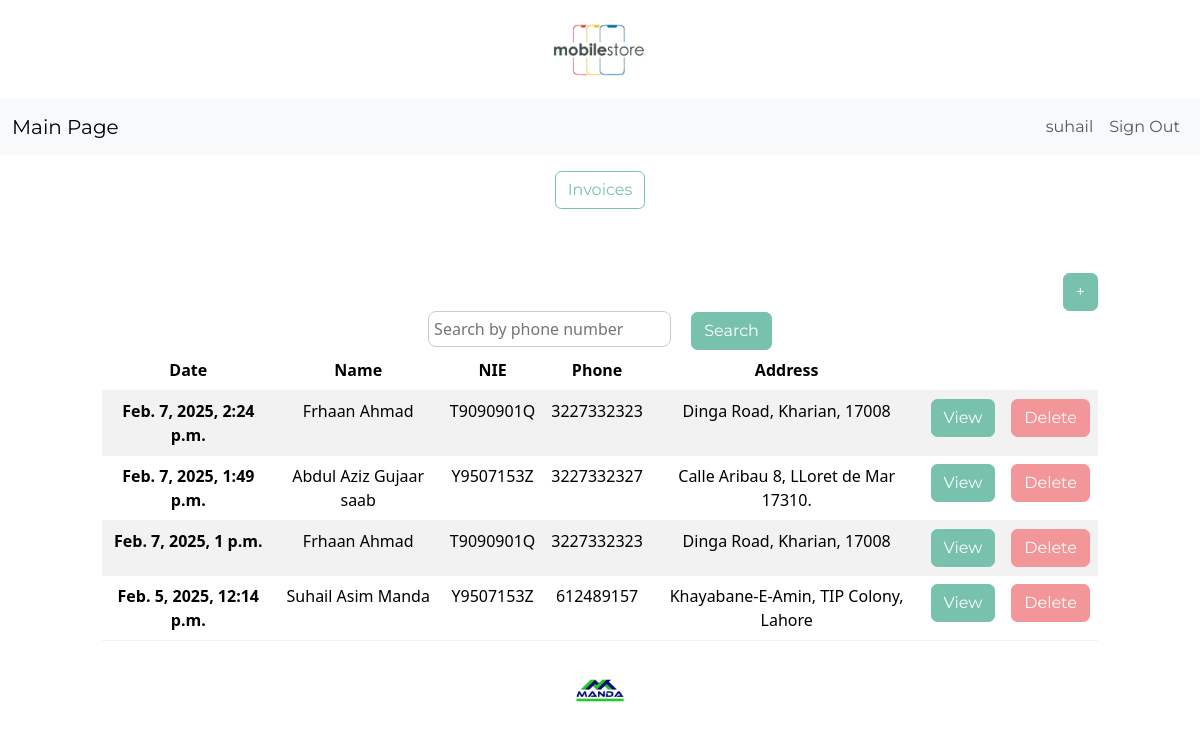
The page /dashboard5/ (signed in) on the database its author committed.
### inventory/models.py (models this page shows, shortened)
class CustInvoiceData(models.Model):
	customer = models.ForeignKey(CustomerData, on_delete=models.CASCADE)
	phone = models.IntegerField()
	nif = models.CharField(max_length=35, default=0)
	address = models.CharField (max_length=50)
	total_before_iva = models.DecimalField(max_digits=12, decimal_places=2, default=0.00)  # Invoice total before tax
	total_after_iva = models.DecimalField(max_digits=12, decimal_places=2, default=0.00)   # Invoice total after tax
	datein = models.DateTimeField(auto_now_add=True)
	user = models.ForeignKey(User, on_delete=models.CASCADE, blank=True, null=True)

class CustomerData(models.Model):
	cname = models.CharField(max_length=50)
	cnie = models.CharField(max_length=20)
	cphone = models.IntegerField()
	caddress = models.CharField (max_length=50)
	datec = models.DateTimeField(auto_now_add=True)
	user = models.ForeignKey(User, on_delete=models.CASCADE)
	def __str__(self):
		return self.cname

### inventory/views.py (the view)
# urls.py: path('dashboard5/', Dashboard5.as_view(), name='dashboard5'),
class Dashboard5(LoginRequiredMixin, View):
    def get(self, request):
        today = datetime.now()
        first_day_of_month = today.replace(day=1)
        query = request.GET.get("phone", "")
        query = unquote(query).strip()
        if query:
            invoices = CustInvoiceData.objects.filter(phone__icontains=query)
        else:
            invoices = CustInvoiceData.objects.filter(
    			user=self.request.user.id
			).order_by("-id")[:10]  # Order by descending 'id' and limit to 10
        context = {
            "invoices": invoices,
        }
        return render(request, "inventory/dashboard5.html", context)

### inventory/templates/inventory/dashboard5.html (shortened to what this page needs)
{% extends 'inventory/base.html' %}
{% block content %}
<a href="{% url 'index' %}" class="btn btn-outline-primary my-3 mx-4">Invoices</a>
	<div class="row">
		<div class="col-md-10 col-12 mx-auto mt-5">
			<div class="d-flex justify-content-end">
				<a href="{% url 'invoiceadd' %}" class="btn btn-primary">+</a>
			</div>
<form method="get" action="{% url 'dashboard5' %}">
		<input type="text" name="phone" placeholder="Search by phone number" value="{{ request.GET.phone }}" style="border-radius: 8px; border: 1px solid #ccc; padding: 5px;" >
        <button type="submit" class="btn btn-primary ms-3">Search</button>
</form>
			<table class="table table-hover table-striped">
				<thead>
					<tr>
						<th scope="col">Date</th>
						<th scope="col">Name</th>
						<th scope="col">NIE</th>
						<th scope="col">Phone</th>
						<th scope="col">Address</th>
						<th scope="col"></th>
						<th scope="col"></th>
					</tr>
				</thead>
				<tbody>
					{% for iteminv in invoices %}
					<tr>
						<th scope="row">{{ iteminv.datein }}</th>
						<td>{{ iteminv.customer }}</td>
						<td>{{ iteminv.nif }}</td>
						<td>{{ iteminv.phone }}</td>
						<td>{{ iteminv.address }}</td>
			<td><a href="{% url 'invoice_detail' iteminv.id %}" target="_blank" class="btn btn-primary">View</a></td>
						<td><a href="{% url 'delete-inv' iteminv.id %}" class="btn btn-secondary">Delete</a></td>
					</tr>
					{% endfor %}
				</tbody>
			</table>
		</div>
	</div>
{% endblock content %}

### inventory/templates/inventory/navigation.html (shortened to what this page needs)
<nav class="navbar navbar-expand-lg bg-light">
	<div class="container-fluid">
		<a class="navbar-brand" href="{% url 'index' %}">Main Page</a>
		<div class="collapse navbar-collapse justify-content-end" id="navbarNav">
			<ul class="navbar-nav">
				{% if user.is_authenticated %}
					<li class="nav-item">
						<a class="nav-link" href="#">{{ user.username }}</a>
					</li>
					<li class="nav-item">
						<a class="nav-link" href="{% url 'logout' %}">Sign Out</a>
					</li>
				{% endif %}
			</ul>
		</div>
	</div>
</nav>

### rows shown on the page
CustInvoiceData: datein "Feb. 7, 2025, 2:24 p.m.", customer "Frhaan Ahmad", nif "T9090901Q", phone "3227332323", address "Dinga Road, Kharian, 17008"
CustInvoiceData: datein "Feb. 7, 2025, 1:49 p.m.", customer "Abdul Aziz Gujaar saab", nif "Y9507153Z", phone "3227332327", address "Calle Aribau 8, LLoret de Mar 17310."
CustInvoiceData: datein "Feb. 7, 2025, 1 p.m.", customer "Frhaan Ahmad", nif "T9090901Q", phone "3227332323", address "Dinga Road, Kharian, 17008"
CustInvoiceData: datein "Feb. 5, 2025, 12:14 p.m.", customer "Suhail Asim Manda", nif "Y9507153Z", phone "612489157", address "Khayabane-E-Amin, TIP Colony, Lahore"

### other values the page prints
{{ user.username }} "suhail"
